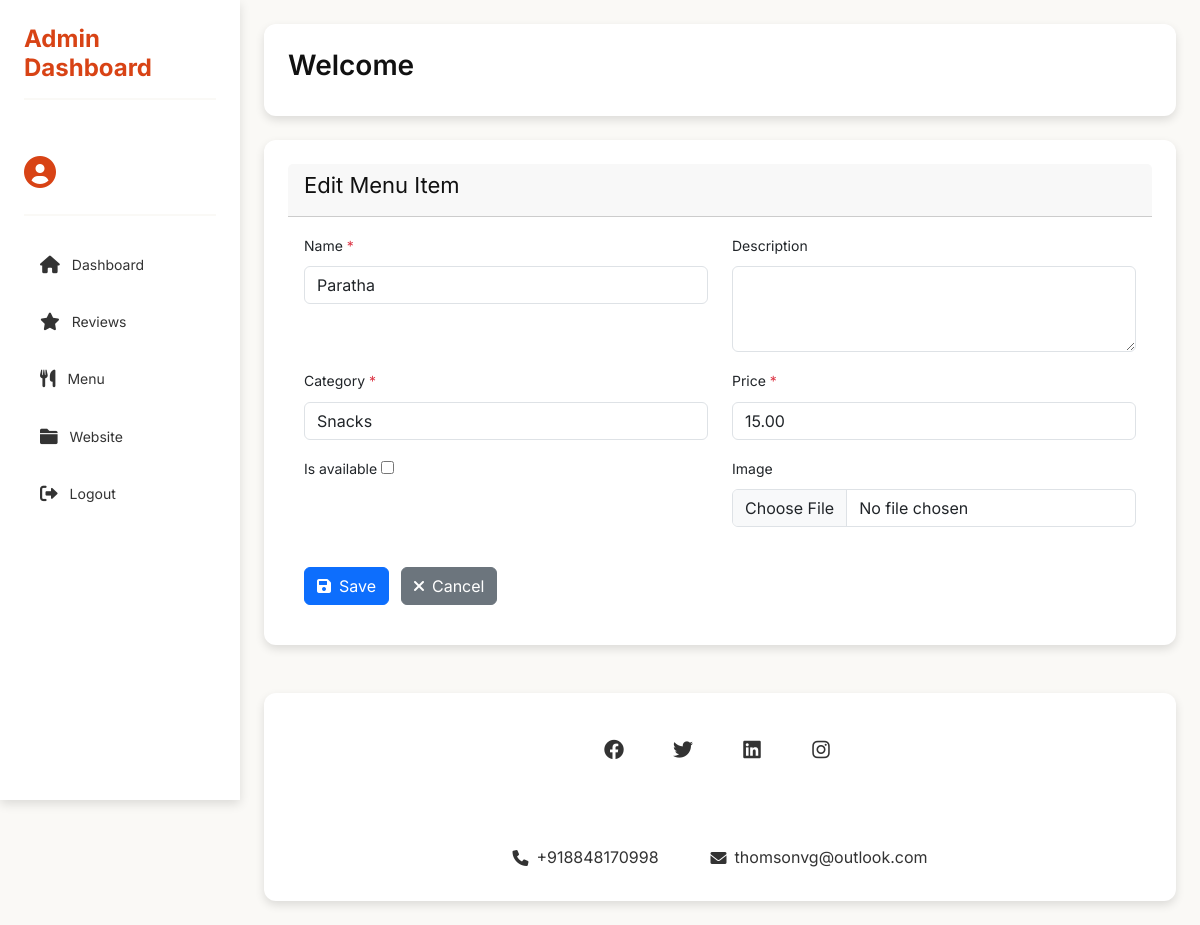
The page /superadmin/menu/update/1/ on the database its author committed.
### SuperAdmin/models.py (models this page shows, shortened)
class MenuItem(models.Model):
    CATEGORY_CHOICES = [
        ('Main Course', 'Main Course'),
        ('Snacks', 'Snacks'),
        ('Beverages', 'Beverages'),
        ('Desserts', 'Desserts'),
    ]
    name = models.CharField(max_length=100, unique=True)
    description = models.TextField(blank=True, null=True)
    category = models.CharField(max_length=50, choices=CATEGORY_CHOICES)
    price = models.DecimalField(max_digits=6, decimal_places=2)
    is_available = models.BooleanField(default=True)
    image = models.ImageField(upload_to='menu_images/', blank=True, null=True)
    created_at = models.DateTimeField(auto_now_add=True)
    updated_at = models.DateTimeField(auto_now=True)

### SuperAdmin/views.py (the view)
# urls.py: path('menu/update/<int:item_id>/', views.update_menu_item, name='menu_update'),
def update_menu_item(request, item_id):
    menu_item = get_object_or_404(MenuItem, id=item_id)
    if request.method == 'POST':
        form = MenuItemForm(request.POST, request.FILES, instance=menu_item)
        if form.is_valid():
            form.save()
            return redirect('menu_list')
    else:
        form = MenuItemForm(instance=menu_item)
    return render(request, 'Admin/menu_form.html', {'form': form})

### SuperAdmin/forms.py
class MenuItemForm(forms.ModelForm):
    class Meta:
        model = MenuItem
        fields = ['name', 'description', 'category', 'price', 'is_available', 'image']
        widgets = {
            'name': forms.TextInput(attrs={'class': 'form-control'}),
            'description': forms.Textarea(attrs={'class': 'form-control', 'rows': 3}),
            'category': forms.Select(attrs={'class': 'form-control'}),
            'price': forms.NumberInput(attrs={'class': 'form-control'}),
            'is_available': forms.CheckboxInput(attrs={'class': 'style= "margin-left: .25rem;"'}),
            'image': forms.FileInput(attrs={'class': 'form-control'}),
        }

### templates/Admin/menu_form.html (shortened to what this page needs)
{% extends 'Admin/base.html' %}
{% block content %}
<div class="card">
    <div class="card-header">
        <h2 class="mb-0">{{ form.instance.id|yesno:"Edit Menu Item,Add Menu Item" }}</h2>
    </div>
    <div class="card-body">
        <form method="post" enctype="multipart/form-data">
            <div class="row">
                {% for field in form %}
                <div class="col-md-6 mb-3">
                    <label for="{{ field.id_for_label }}" class="form-label">
                        {{ field.label }}
                        {% if field.field.required %}
                            <span class="text-danger">*</span>
                        {% endif %}
                    </label>
                    {{ field }}
                </div>
                {% endfor %}
            </div>
            <div class="mt-4">
                <button type="submit" class="btn btn-primary">
                    <i class="fas fa-save me-2"></i>Save
                </button>
                <a href="{% url 'menu_list' %}" class="btn btn-secondary ms-2">
                    <i class="fas fa-times me-2"></i>Cancel
                </a>
            </div>
        </form>
    </div>
</div>
{% endblock %}

### static/css/style.css (style rules this page uses)
* { box-sizing: border-box !important; transition: ease all 0.5s; }
html { scroll-behavior: smooth; }
body { color: #990011; font-size: 14px; font-family: 'Poppins', sans-serif; line-height: 1.80857; font-weight: normal; overflow-x: hidden; }
a { color: #1f1f1f; text-decoration: none !important; outline: none !important; -webkit-transition: all .3s ease-in-out; -moz-transition: all .3s ease-in-out; -ms-transition: all .3s ease-in-out; -o-transition: all .3s ease-in-out; transition: all .3s ease-in-out; }
h1, h2, h3, h4, h5, h6 { letter-spacing: 0; font-weight: normal; position: relative; padding: 0 0 10px 0; font-weight: normal; line-height: normal; color: #111111; margin: 0 }
h2 { font-size: 22px }
*, *::after, *::before { -webkit-box-sizing: border-box; -moz-box-sizing: border-box; box-sizing: border-box; }
a { color: #222222; text-decoration: none; outline: none !important; }
a, .btn { text-decoration: none !important; outline: none !important; -webkit-transition: all .3s ease-in-out; -moz-transition: all .3s ease-in-out; -ms-transition: all .3s ease-in-out; -o-transition: all .3s ease-in-out; transition: all .3s ease-in-out; }
button { border: 0; margin: 0; padding: 0; cursor: pointer; }

### templates/Admin/base.html (style rules this page uses)
:root { --primary-color: #D84315; --secondary-color: #2C6E49; --accent-color: #FFB74D; --text-color: #333333; --light-bg: #FAF9F6; --white: #ffffff; --shadow: 0 4px 10px rgba(0, 0, 0, 0.12); }
body { display: flex; min-height: 100vh; margin: 0; font-family: 'Inter', sans-serif; background-color: var(--light-bg); color: var(--text-color); }
.card { background: var(--white); border-radius: 12px; padding: 24px; margin-bottom: 24px; box-shadow: var(--shadow); border: none; }

### rows shown on the page
MenuItem: instance.id "Edit Menu Item", form "Paratha" "Snacks" "15.00"

### other values the page prints
{{ field.label }} "Name" "Description" "Category" "Price" "Is available" "Image"
